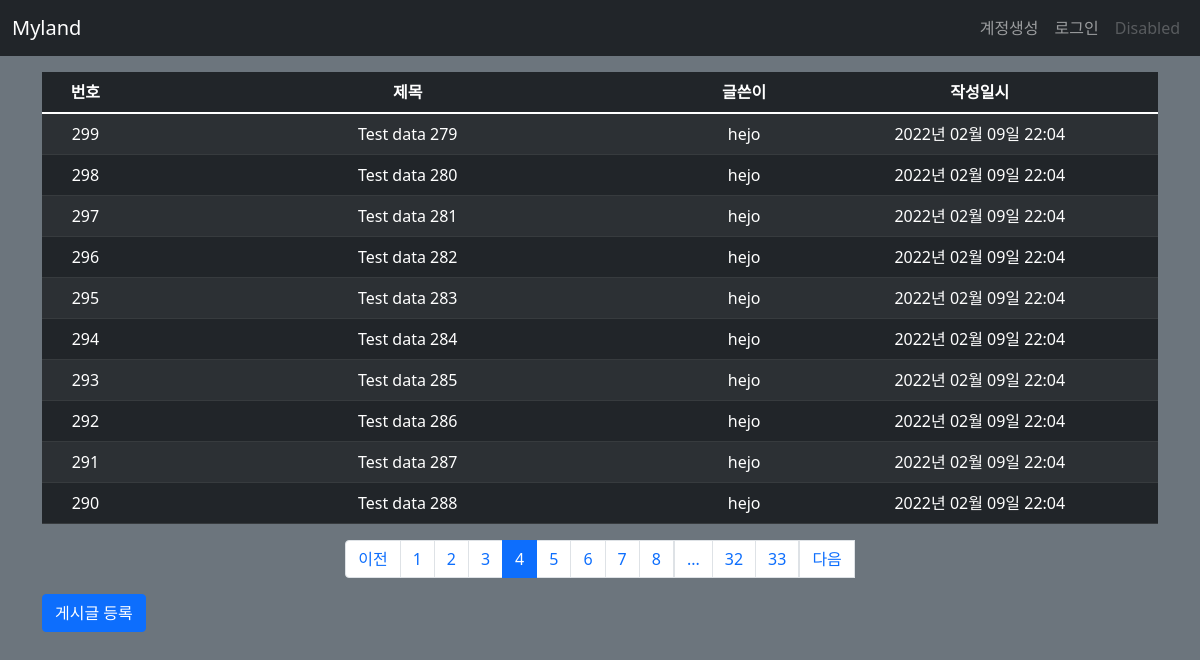
Screenshot of /post/list/?page=4 with the database file from the repository.
### myland/models.py (models this page shows)
class Post(db.Model):
    id = db.Column(db.Integer, primary_key=True)
    title = db.Column(db.String(200), nullable=False)
    content = db.Column(db.Text, nullable=False)
    create_date = db.Column(db.DateTime(), nullable=False)
    user_id = db.Column(db.Integer, db.ForeignKey('user.id', ondelete='CASCADE'), nullable=False)
    user = db.relationship('User', backref=db.backref('post_set'))
    modify_date = db.Column(db.DateTime(), nullable=True)

class User(db.Model):
    id = db.Column(db.Integer, primary_key=True)
    username = db.Column(db.String(150), unique=True, nullable=False)
    password = db.Column(db.String(200), nullable=True)
    email = db.Column(db.String(120), unique=True, nullable=False)
    modify_date = db.Column(db.DateTime(), nullable=True)

### myland/views/post_views.py (the view)
@bp.route('/list/')
def _list():
    page = request.args.get('page', type=int, default=1)
    post_list = Post.query.order_by(Post.create_date.desc())
    post_list = post_list.paginate(page, per_page=10)
    return render_template('post/post_list.html', post_list=post_list)

### myland/filter.py (called while the page is built)
def format_datetime(value, fmt='%Y년 %m월 %d일 %H:%M'):
    return value.strftime(fmt)

### myland/views/auth_views.py (called while the page is built)
@bp.before_app_request
def load_logged_in_user():
    user_id = session.get('user_id')
    if user_id is None:
        g.user = None
    else:
        g.user = User.query.get(user_id)

### myland/templates/post/post_list.html
{% extends 'base.html' %}
{% block content %}
<div class="container my-3">
  <table class="table table-dark table-striped table-hover">
    <thead>
    <tr class="text-center">
      <th>번호</th>
      <th style="width:50%">제목</th>
      <th>글쓴이</th>
      <th>작성일시</th>
    </tr>
    </thead>
    <tbody>
    {% if post_list %}
    {% for post in post_list.items %}
    <tr class="text-center">
      <td>{{ post_list.total - ((post_list.page - 1) * post_list.per_page) - loop.index0 }}</td>
      <td class="text-left">
        <a href="{{ url_for('post.detail', post_id=post.id) }}" style="text-decoration-line: none; color: white;">{{ post.title }}</a>
      </td>
      <td>{{ post.user.username }}</td>
      <td>{{ post.create_date|datetime }}</td>
    </tr>
    {% endfor %}
    {% else %}
    <tr>
      <td colspan="3">게시글이 없습니다.</td>
    </tr>
    {% endif %}
    </tbody>
  </table>
  <ul class="pagination justify-content-center">
    {% if post_list.has_prev %}
    <li class="page-item">
      <a class="page-link" href="?page={{ post_list.prev_num }}">이전</a>
    </li>
    {% else %}
    <li class="page-item disabled">
      <a class="page-link" tabindex="-1" aria-disabled="true" href="#">이전</a>
    </li>
    {% endif %}
    {% for page_num in post_list.iter_pages() %}
      {% if page_num %}
        {% if page_num != post_list.page %}
        <li class="page-item">
          <a class="page-link" href="?page={{ page_num }}">{{ page_num }}</a>
        </li>
        {% else %}
        <li class="page-item active" aria-current="page">
          <a class="page-link" href="#">{{ page_num }}</a>
        </li>
        {% endif %}
      {% else %}
        <li class="disabled">
          <a class="page-link" href="#">...</a>
        </li>
      {% endif %}
    {% endfor %}
    {% if post_list.has_next %}
    <li class="page-items">
      <a class="page-link" href="?page={{ post_list.next_num }}">다음</a>
    </li>
    {% else %}
    <li class="page-item disabled">
      <a class="page-link" tabindex="-1" aria-disabled="true" href="#">다음</a>
    </li>
    {% endif %}
  </ul>
  <a href="{{ url_for('post.create') }}" class="btn btn-primary">게시글 등록</a>
</div>
{% endblock %}

### rows the page displays
Post: total "299", title "Test data 279", user.username "hejo", create_date "2022년 02월 09일 22:04"
Post: total "298", title "Test data 280", user.username "hejo", create_date "2022년 02월 09일 22:04"
Post: total "297", title "Test data 281", user.username "hejo", create_date "2022년 02월 09일 22:04"
Post: total "296", title "Test data 282", user.username "hejo", create_date "2022년 02월 09일 22:04"
Post: total "295", title "Test data 283", user.username "hejo", create_date "2022년 02월 09일 22:04"
Post: total "294", title "Test data 284", user.username "hejo", create_date "2022년 02월 09일 22:04"
Post: id "293", title "Test data 285", user.username "hejo", create_date "2022년 02월 09일 22:04"
Post: total "292", title "Test data 286", user.username "hejo", create_date "2022년 02월 09일 22:04"
Post: total "291", title "Test data 287", user.username "hejo", create_date "2022년 02월 09일 22:04"
Post: total "290", title "Test data 288", user.username "hejo", create_date "2022년 02월 09일 22:04"

### other values shown
{{ page_num }} "1" "2" "3" "5" "6" "7" "8" "32" "33"
{{ page_num }} "4"
